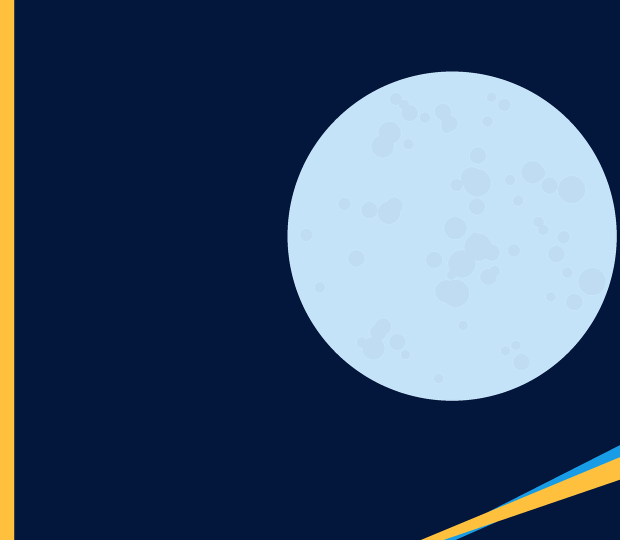
#> input picture packages/Persona3Portable/dualscreen/img/bg_start_0.png, 1240 x 1080 px (shown at 1/2 size); its folder holds 2 pictures in this run
$ python make_readme_previews.py
#> lines starting #> are read from the running program, lines starting #| are printed output that depends on the picture
#!/usr/bin/env python3
"""Generate sample-layout images for README from our own procedural art.

These pictures are labeled ILLUSTRATIVE PREVIEWS. They are NOT screenshots
captured from a running game or emulator. Live content is represented by
neutral example labels; replace the README images with real AYN Thor
screenshots after the complete v1.1.0 package passes device QA.
"""
from __future__ import annotations
import argparse
import os
from pathlib import Path
from PIL import Image, ImageDraw, ImageFont

ROOT=Path(__file__).resolve().parents[2]
ASSETS=ROOT/"packages/Persona3Portable/dualscreen/img"
OUTPUT=ROOT/"packages/Persona3Portable/docs"


def create_preview(route:int,font_path:Path)->Image.Image:
#> called with route = 0
    bg=Image.open(ASSETS/f"bg_start_{route}.png").convert("RGBA")
#> bg is the input picture: PIL image 1240x1080 RGBA; mean R, G, B, A 58.5, 78.9, 108.1, 251.3
    w,h=bg.size
#> w = 1240; h = 1080
    overlay=Image.new("RGBA",(w,h))
#> overlay: PIL image 1240x1080 RGBA; every value is 0
    dr=ImageDraw.Draw(overlay)
    theme=(21,72,149,245) if route==0 else (125,30,83,245)
    dr.rounded_rectangle((58,180,592,826),radius=24,fill=(246,251,255,237))
    dr.rounded_rectangle((58,180,592,288),radius=22,fill=theme)
    font_b=ImageFont.truetype(str(font_path),52)
    font_s=ImageFont.truetype(str(font_path),27)
    font_sm=ImageFont.truetype(str(font_path),19)
    dr.text((85,192),"SECOND SCREEN",font=font_b,fill="white")
    labels=["MAIN","PERSONA","ITEMS","SKILLS","STATUS","MAP"]
    for i,label in enumerate(labels):
        yy=325+i*71
        dr.rounded_rectangle((87,yy,557,yy+57),radius=11,
                             fill=(217,234,249,255) if i%2==0 else (232,242,255,255))
        dr.text((118,yy+12),label,font=font_s,fill=(9,44,100,255))
        dr.ellipse((506,yy+20,520,yy+34),fill=theme)
    dr.text((65,938),"ILLUSTRATIVE DESIGN PREVIEW • NOT DEVICE CAPTURE",
            font=font_sm,fill=(255,255,255,230))
    dr.text((65,979),"AYN THOR   /   PERSONA 3 PORTABLE   /   UI 1.1",
            font=font_sm,fill=(255,255,255,190))
    return Image.alpha_composite(bg,overlay).convert("RGB")
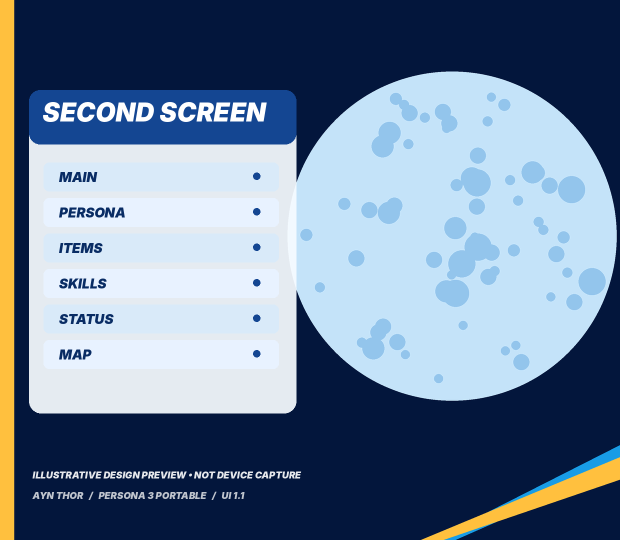
#> returned value: PIL image 1240x1080 RGB (shown at 1/2 size); mean R, G, B 108.5, 128, 152.6


def main():
    p=argparse.ArgumentParser(description=__doc__)
    p.add_argument("--output",type=Path,default=OUTPUT)
    p.add_argument("--font",type=Path,default=Path(os.environ.get(
        "P3P_INTER_FONT_DIR","/usr/share/fonts/opentype/inter"))/"Inter-BlackItalic.otf")
    args=p.parse_args()
    if not args.font.is_file():
        raise FileNotFoundError(args.font)
    args.output.mkdir(parents=True,exist_ok=True)
    for route,name in [(0,"male-route-preview.png"),(1,"female-route-preview.png")]:
        create_preview(route,args.font).save(args.output/name,optimize=True)
#> pass 2 of the loop in main, `for route,name in [(0,"male-route-preview.png"),(1,"female-route-previ..`:
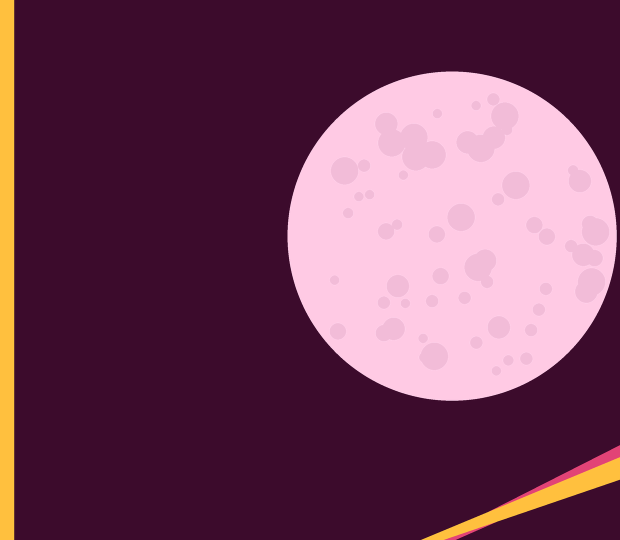
#> input picture packages/Persona3Portable/dualscreen/img/bg_start_1.png, 1240 x 1080 px (shown at 1/2 size)
#> in create_preview, bg is the input picture: PIL image 1240x1080 RGBA; mean R, G, B, A 115.3, 62.9, 89.9, 250.5
#> in create_preview (call 2), `return Image.alpha_composite(bg,overlay).convert("RGB")`:
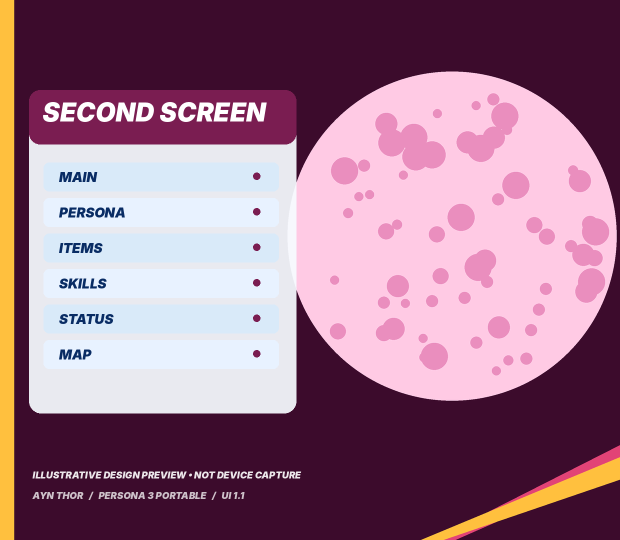
#> returned value: PIL image 1240x1080 RGB (shown at 1/2 size); mean R, G, B 154.5, 113.4, 136.2
    print("Wrote two correctly labeled illustrative preview images")


if __name__=="__main__":
    main()
